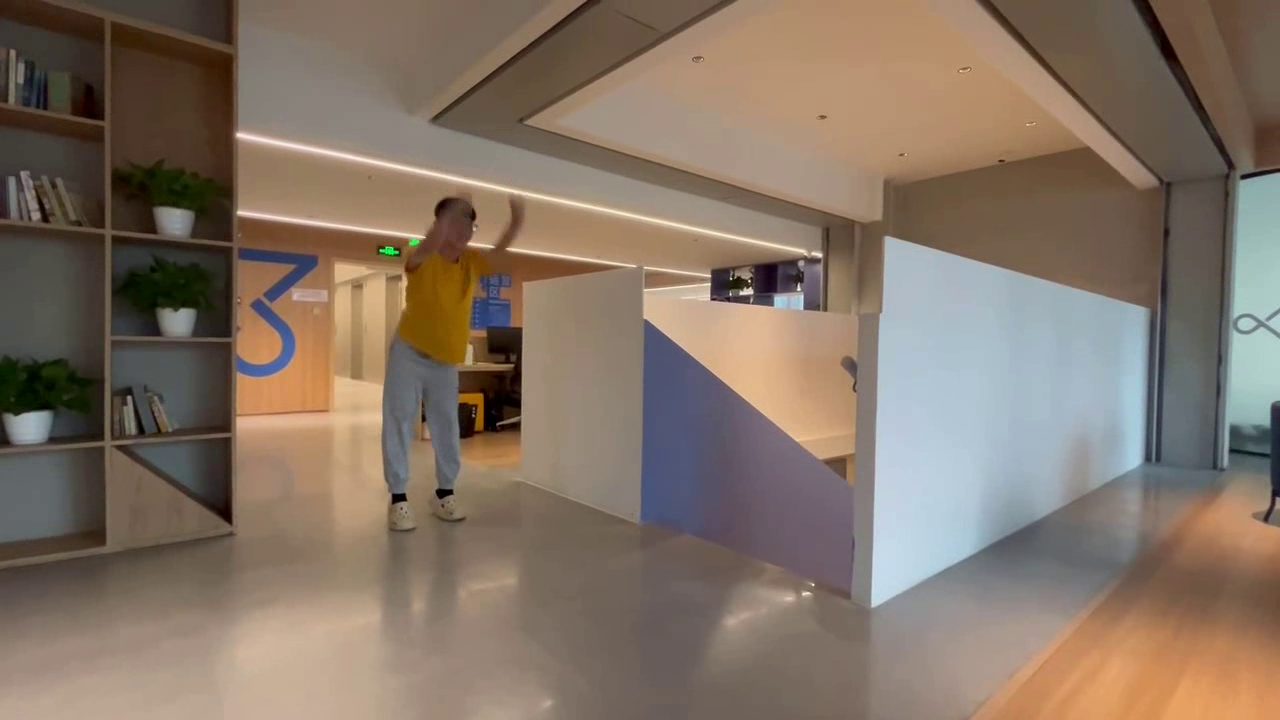
#> input picture frame 9 of 视频简单预处理/Crop_Video/2.mp4, 1280 x 720 px, given in place of mao.mp4, which was not available
$ python '提取对称帧.py'
#> lines starting #> are read from the running program, lines starting #| are printed output that depends on the picture
import cv2
"""""
input:将video_path替换为实际的待提取的视频文件的路径
      将save_path替换为提取到的文件夹地址（需要提前新建文件夹）

output：视频的沿竖直中轴对称后的每一帧图像
"""""

def vertical_flip(image):
    # 读取图像
    image = image

    if image is None:
        print("无法读取图像")
    else:
        image = cv2.flip(image, 1)
        # image = cv2.flip(image, 1)
        return  image


def extract_frames(video_path, save_path):
    video = cv2.VideoCapture(video_path)
    frame_count = 0

    while True:
        success, frame = video.read()
#> frame is the input picture: shape (720, 1280, 3); mean B, G, R 101.8, 115.9, 132.1
        frame = vertical_flip(frame)
#> in vertical_flip, `image = cv2.flip(image, 1)`:
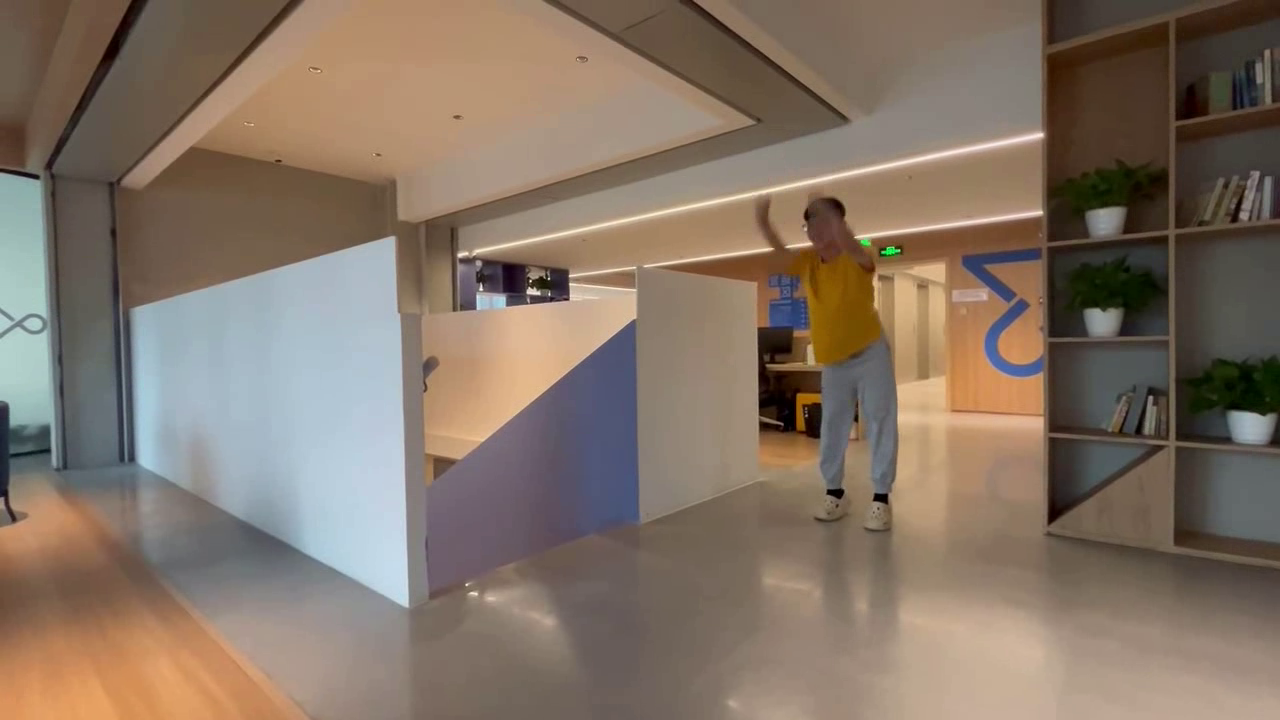
#> image: shape (720, 1280, 3); mean B, G, R 101.8, 115.9, 132.1

        if not success:
            break

        # cv2.imshow('Frame', frame)
        # cv2.waitKey(1)

        frame_save_path = f'{save_path}/frame_{frame_count}.jpg'
        cv2.imwrite(frame_save_path, frame)
        frame_count += 1

    video.release()
    cv2.destroyAllWindows()


# 替换为实际视频文件的路径
video_path = r"D:\Users\86195\Desktop\test video\5_n.3.7.2R\mao.mp4"
# 替换为想要保存帧图片的目录路径
save_path = r"D:\Users\86195\Desktop\every img\5_n.3.7.2R\mao"

extract_frames(video_path, save_path)

$ run again, starting later in the video
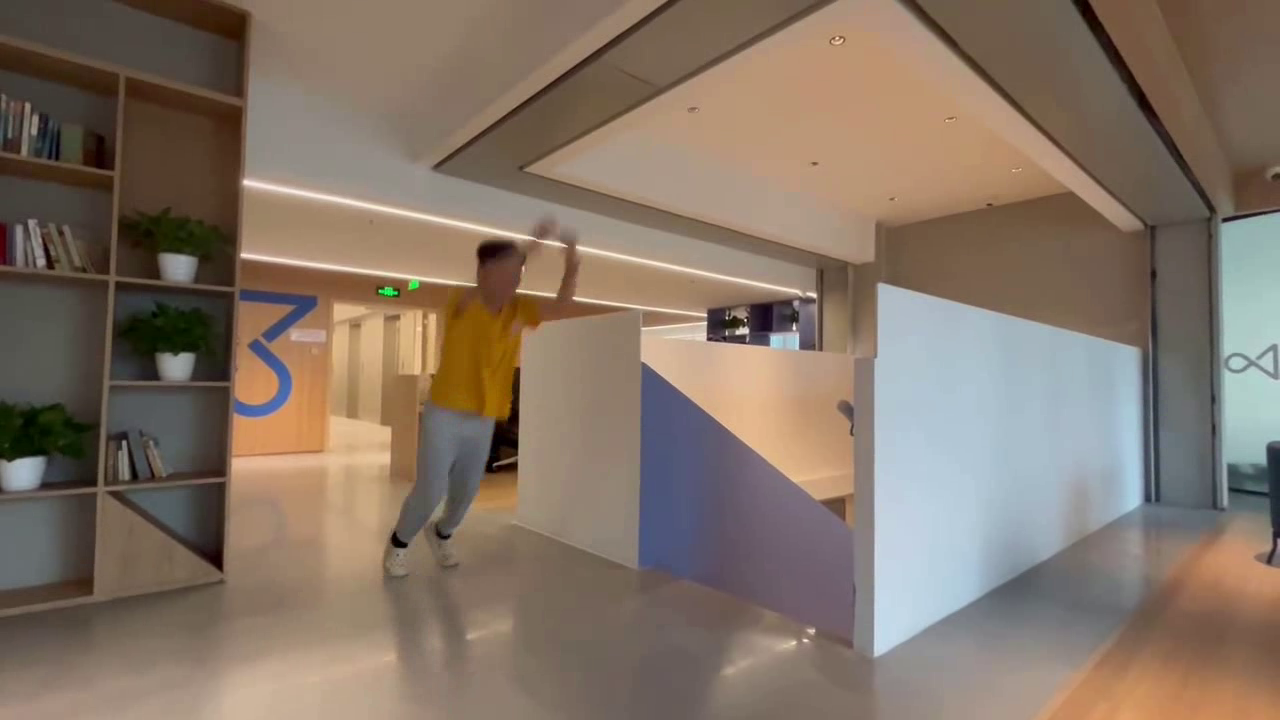
#> input picture frame 40 of 视频简单预处理/Crop_Video/2.mp4, 1280 x 720 px, given in place of mao.mp4, which was not available
#> in extract_frames, frame is the input picture: shape (720, 1280, 3); mean B, G, R 102.5, 116.3, 132.4
#> in vertical_flip, `image = cv2.flip(image, 1)`:
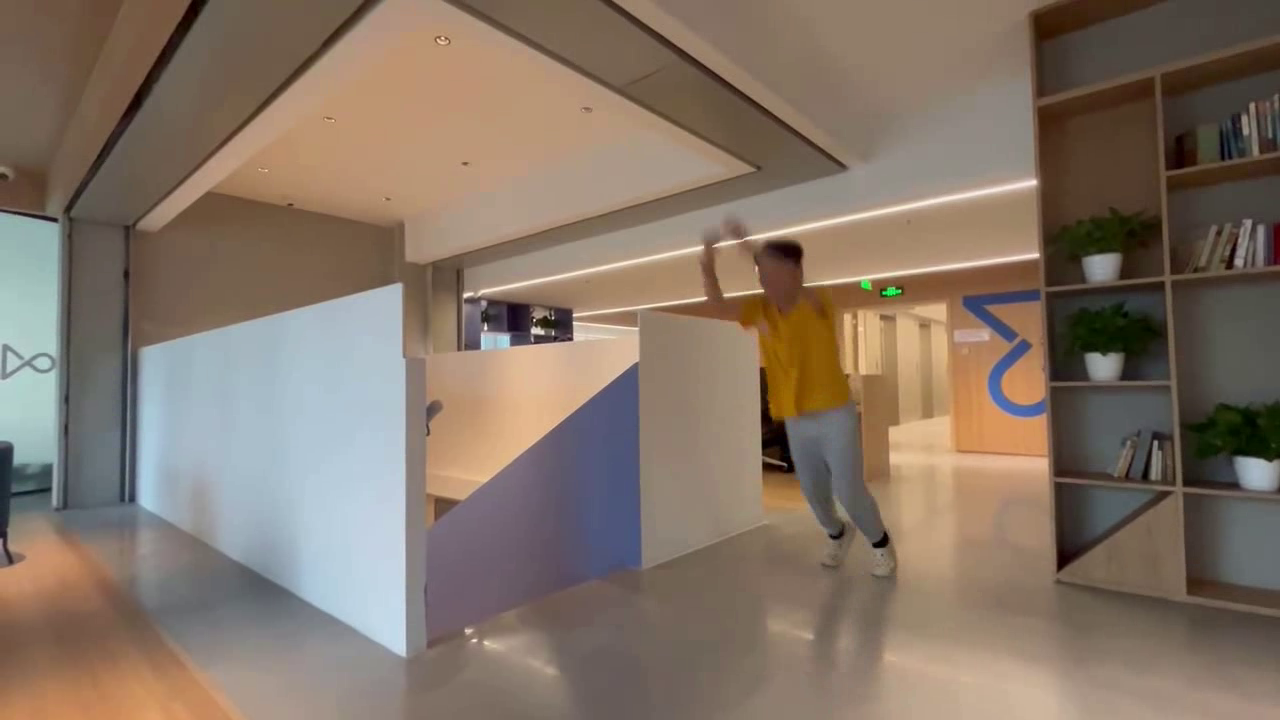
#> image: shape (720, 1280, 3); mean B, G, R 102.5, 116.3, 132.4

$ run again, starting later in the video
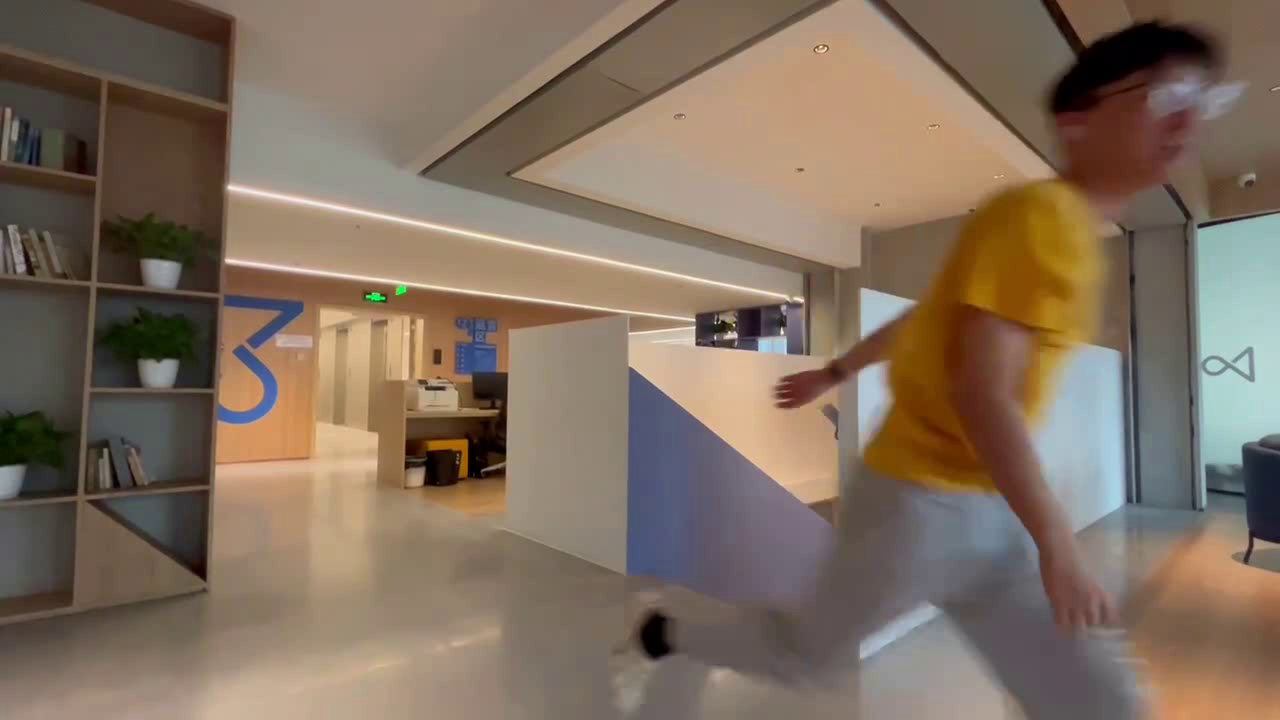
#> input picture frame 72 of 视频简单预处理/Crop_Video/2.mp4, 1280 x 720 px, given in place of mao.mp4, which was not available
#> in extract_frames, frame is the input picture: shape (720, 1280, 3); mean B, G, R 95.4, 111.3, 129
#> in vertical_flip, `image = cv2.flip(image, 1)`:
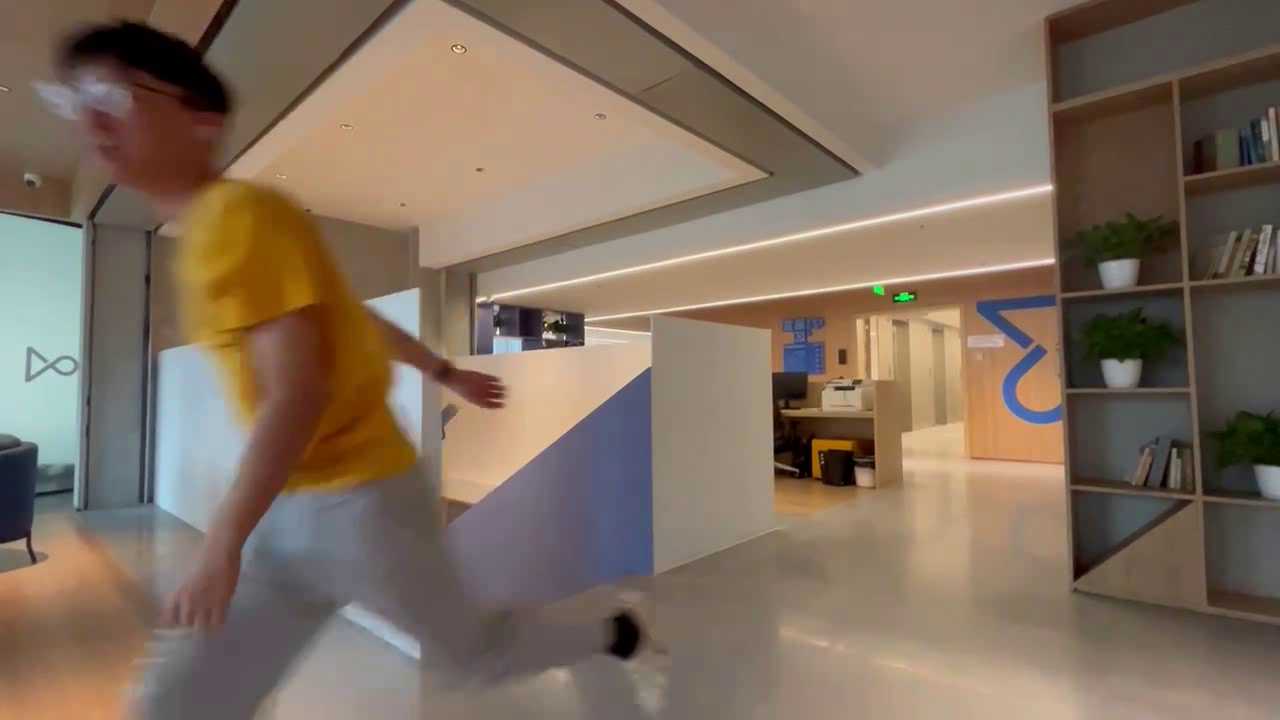
#> image: shape (720, 1280, 3); mean B, G, R 95.4, 111.3, 129
